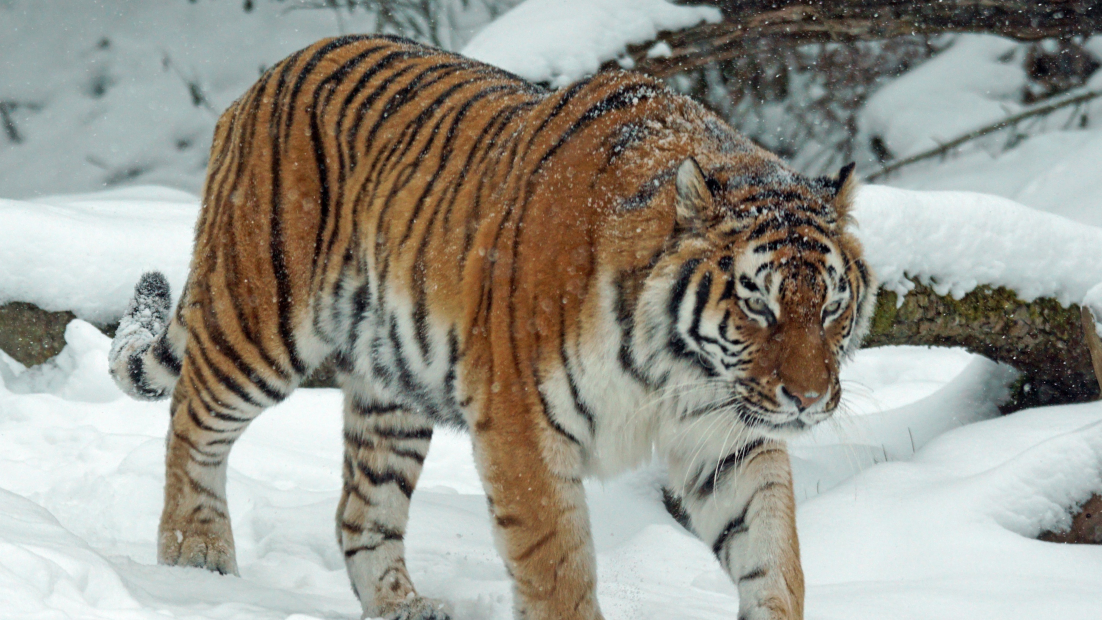
#> input picture Mentor_Meet/OpenCV-Exercises/image.jpg, 4408 x 2480 px (shown at 1/4 size)
$ python image_processing.py   (older library calls are emulated)
#> lines starting #> are read from the running program, lines starting #| are printed output that depends on the picture; after the words box and inside, x2 and y2 are one past the last pixel; in counts of white or black regions, pixels touching at a corner belong together
import cv2

# Read image
image = cv2.imread("image.jpg")
#> image is the input picture: shape (2480, 4408, 3); mean B, G, R 140.7, 150.2, 152

# Convert to grayscale
gray = cv2.cvtColor(image, cv2.COLOR_BGR2GRAY)

# ---------------- FILTERING ----------------

gaussian = cv2.GaussianBlur(gray, (5, 5), 0)
median = cv2.medianBlur(gray, 5)

# ---------------- EDGE DETECTION ----------------

sobel = cv2.Sobel(gray, cv2.CV_64F, 1, 0, ksize=3)
laplacian = cv2.Laplacian(gray, cv2.CV_64F)
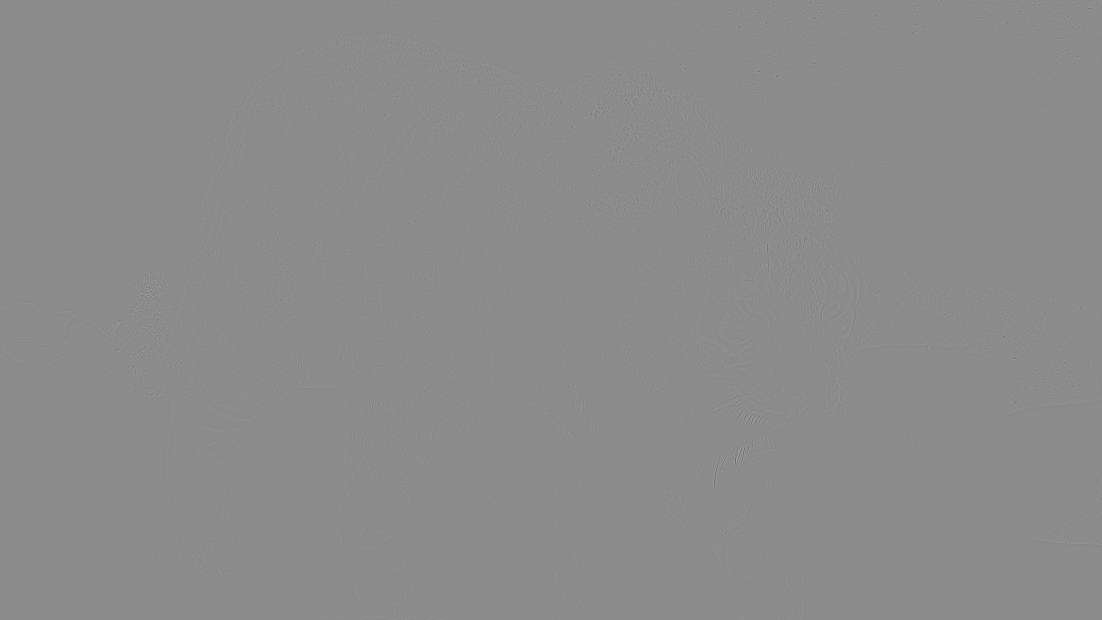
#> laplacian: shape (2480, 4408) float64 (shown at 1/4 size); min -129, max 106, mean 0; drawn with min black and max white
canny = cv2.Canny(gray, 100, 200)
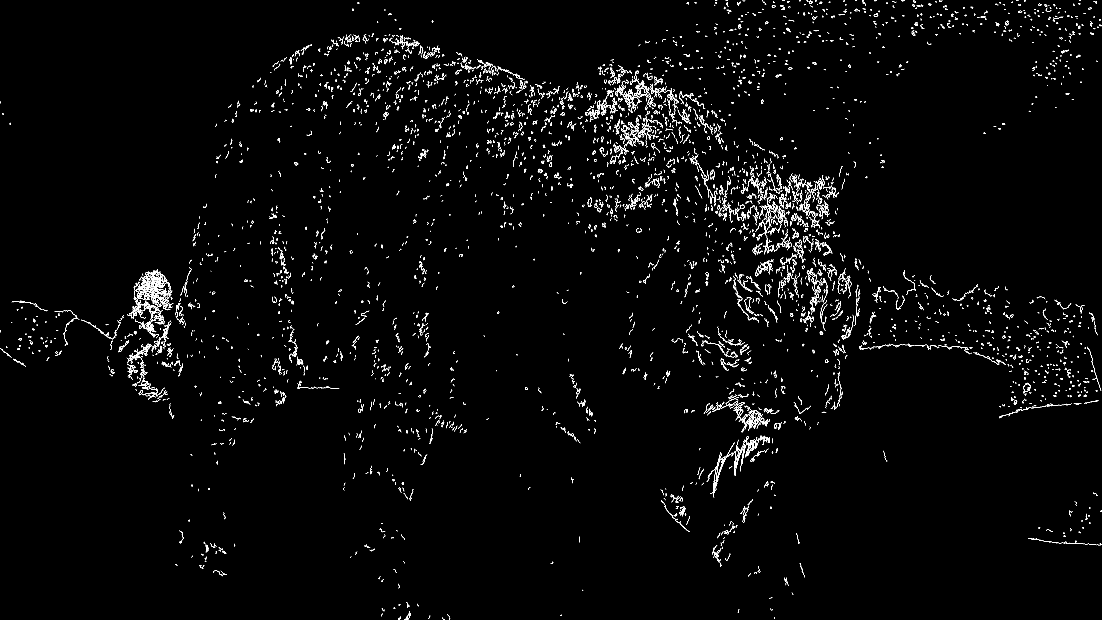
#> canny: shape (2480, 4408) (shown at 1/4 size); 1.1% white in thin lines or dots

# ---------------- THRESHOLDING ----------------

# Global threshold
_, global_threshold = cv2.threshold(
    gray, 127, 255, cv2.THRESH_BINARY
)
#> global_threshold: shape (2480, 4408); 60.7% white; 2160 black regions (1874 under 20 px), largest, box (x1, y1, x2, y2) and area: (605, 0, 4408, 2480) 3600819, (3436, 1083, 4408, 1677) 305430, (1347, 1686, 1731, 2185) 67894

# Otsu threshold
otsu_value, otsu = cv2.threshold(
    gray, 0, 255,
    cv2.THRESH_BINARY + cv2.THRESH_OTSU
)
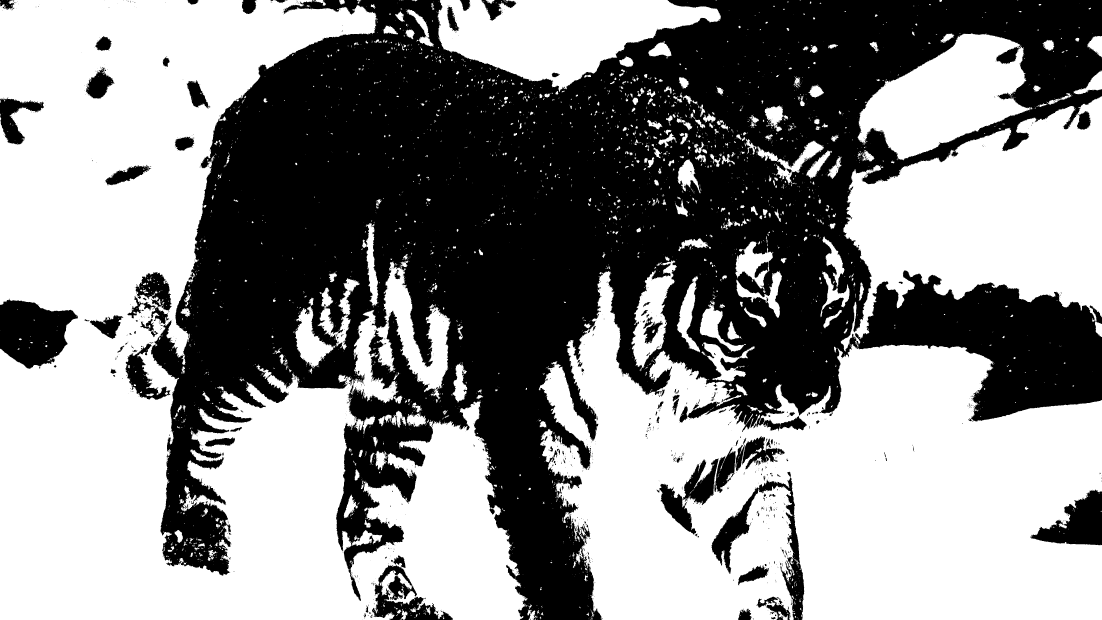
#> otsu: shape (2480, 4408) (shown at 1/4 size); 55.4% white; 1960 black regions (1752 under 20 px), largest, box (x1, y1, x2, y2) and area: (604, 0, 4408, 2480) 4536352, (0, 1197, 312, 1475) 59087, (2845, 1909, 3217, 2480) 39195
#> otsu_value = 143
print(otsu_value)
#| 143.0
# Adaptive threshold
adaptive = cv2.adaptiveThreshold(
    gray,
    255,
    cv2.ADAPTIVE_THRESH_GAUSSIAN_C,
    cv2.THRESH_BINARY,
    11,
    2
)
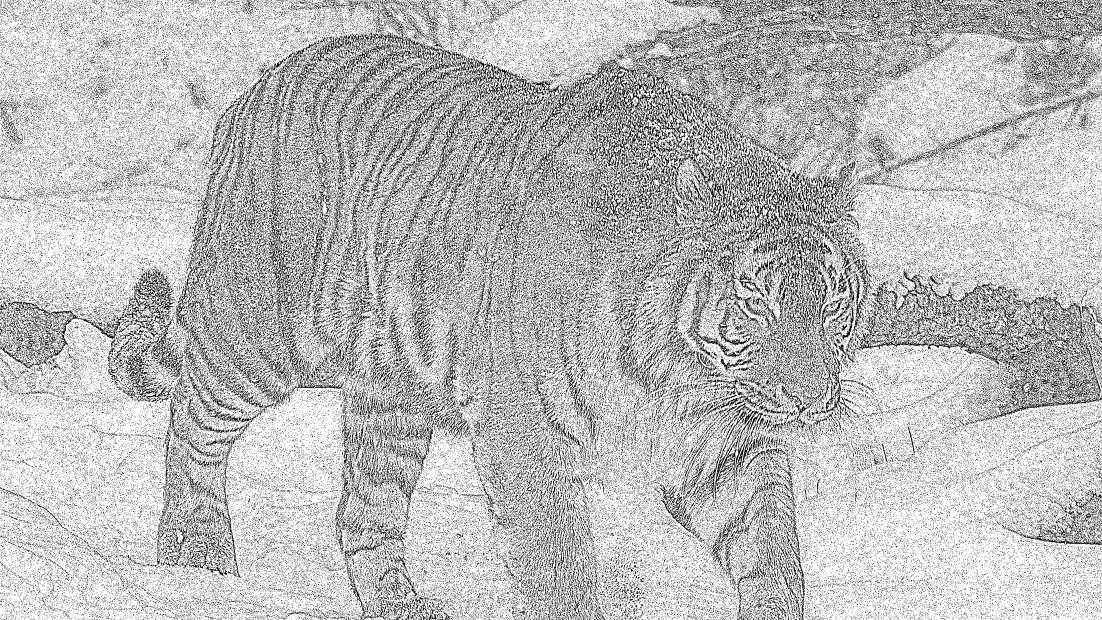
#> adaptive: shape (2480, 4408) (shown at 1/4 size); 74.5% white; black in thin lines or dots

# ---------------- MORPHOLOGICAL OPERATIONS ----------------

kernel = cv2.getStructuringElement(
    cv2.MORPH_RECT, (5, 5)
)

erosion = cv2.erode(global_threshold, kernel)
#> erosion: shape (2480, 4408); 56.6% white; 309 black regions, largest, box (x1, y1, x2, y2) and area: (603, 0, 4408, 2480) 4056228, (3431, 1081, 4408, 1680) 317579, (0, 1200, 311, 1475) 59866
dilation = cv2.dilate(global_threshold, kernel)
#> dilation: shape (2480, 4408); 65.6% white; 595 black regions (370 under 20 px), largest, box (x1, y1, x2, y2) and area: (685, 0, 4408, 2480) 3084435, (3439, 1087, 4408, 1674) 289821, (0, 1206, 307, 1470) 53525

opening = cv2.morphologyEx(
    global_threshold,
    cv2.MORPH_OPEN,
    kernel
)
#> opening: shape (2480, 4408); 59.5% white; 560 black regions (406 under 20 px), largest, box (x1, y1, x2, y2) and area: (605, 0, 4408, 2480) 3807904, (3433, 1083, 4408, 1678) 307805, (0, 1202, 309, 1473) 57612

closing = cv2.morphologyEx(
    global_threshold,
    cv2.MORPH_CLOSE,
    kernel
)
#> closing: shape (2480, 4408); 61.5% white; 288 black regions (2 under 20 px), largest, box (x1, y1, x2, y2) and area: (607, 0, 4408, 2480) 3451359, (3437, 1085, 4408, 1676) 304213, (0, 1204, 309, 1472) 57083

# ---------------- DISPLAY ----------------

# Function to resize image for display
def resize_for_display(image, width=600):
#> called with width = 600
    height = int(image.shape[0] * width / image.shape[1])
#> height = 337
    return cv2.resize(image, (width, height))


# Original and Grayscale
cv2.imshow("Original", resize_for_display(image))
cv2.imshow("Grayscale", resize_for_display(gray))
cv2.waitKey(0)
cv2.destroyAllWindows()


# Filtering
cv2.imshow("Gaussian Blur", resize_for_display(gaussian))
cv2.imshow("Median Blur", resize_for_display(median))
cv2.waitKey(0)
cv2.destroyAllWindows()


# Edge Detection
cv2.imshow("Sobel", resize_for_display(sobel))
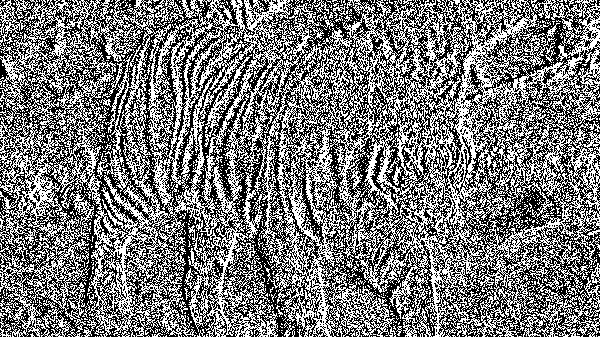
#> window 'Sobel': shape (337, 600); min 0, max 255, mean 121.5
cv2.imshow("Laplacian", resize_for_display(laplacian))
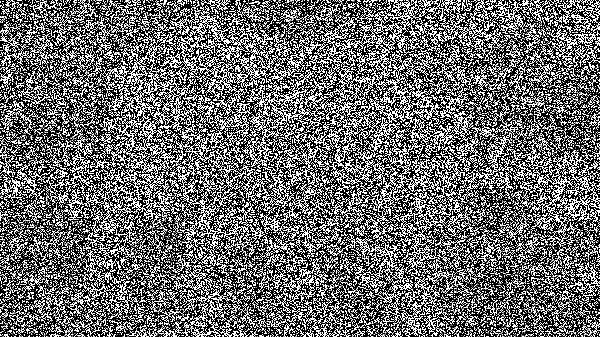
#> window 'Laplacian': shape (337, 600); min 0, max 255, mean 108.8
cv2.imshow("Canny", resize_for_display(canny))
cv2.waitKey(0)
cv2.destroyAllWindows()


# Thresholding
cv2.imshow("Global Threshold", resize_for_display(global_threshold))
cv2.imshow("Otsu", resize_for_display(otsu))
cv2.imshow("Adaptive Threshold", resize_for_display(adaptive))
cv2.waitKey(0)
cv2.destroyAllWindows()


# Morphological Operations
cv2.imshow("Erosion", resize_for_display(erosion))
cv2.imshow("Dilation", resize_for_display(dilation))
cv2.imshow("Opening", resize_for_display(opening))
cv2.imshow("Closing", resize_for_display(closing))
#> in resize_for_display (call 14), `return cv2.resize(image, (width, height))`:
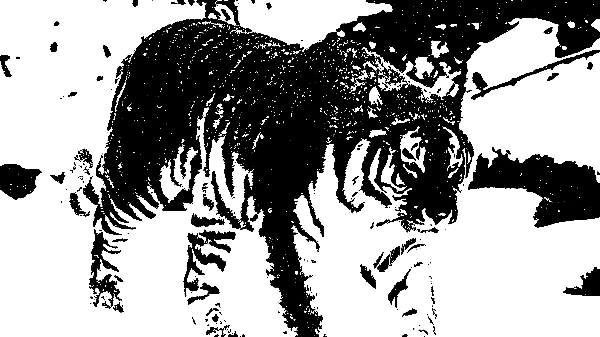
#> returned value: shape (337, 600); min 0, max 255, mean 156.8
cv2.waitKey(0)
cv2.destroyAllWindows()
